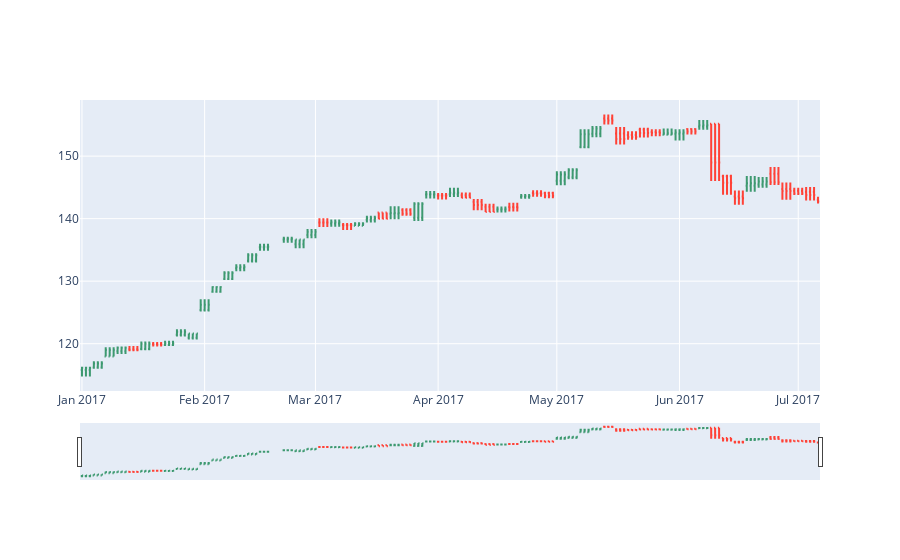

This figure's notebook cell:
### Code cell
# OHLC chart of 2008
trace = go.Ohlc(x=graphite['2017'].index,
                open=graphite['2017'].Open,
                high=graphite['2017'].High,
                low=graphite['2017'].Low,
                close=graphite['2017'].Close)
data = [trace]
iplot(data, filename='simple_ohlc')

### Figure 1 — Plotly figure (JSON) as saved in the notebook; plotly's stock layout.template omitted (floating-point values rounded to 4 significant figures; data arrays with more than 128 entries replaced by an {"elided": "..."} marker saying what was removed)
{"data": [{"close": {"elided": "187 float values"}, "high": {"elided": "187 float values"}, "low": {"elided": "187 float values"}, "open": {"elided": "187 float values"}, "type": "ohlc", "x": {"elided": "187 str values"}}], "layout": {}}
